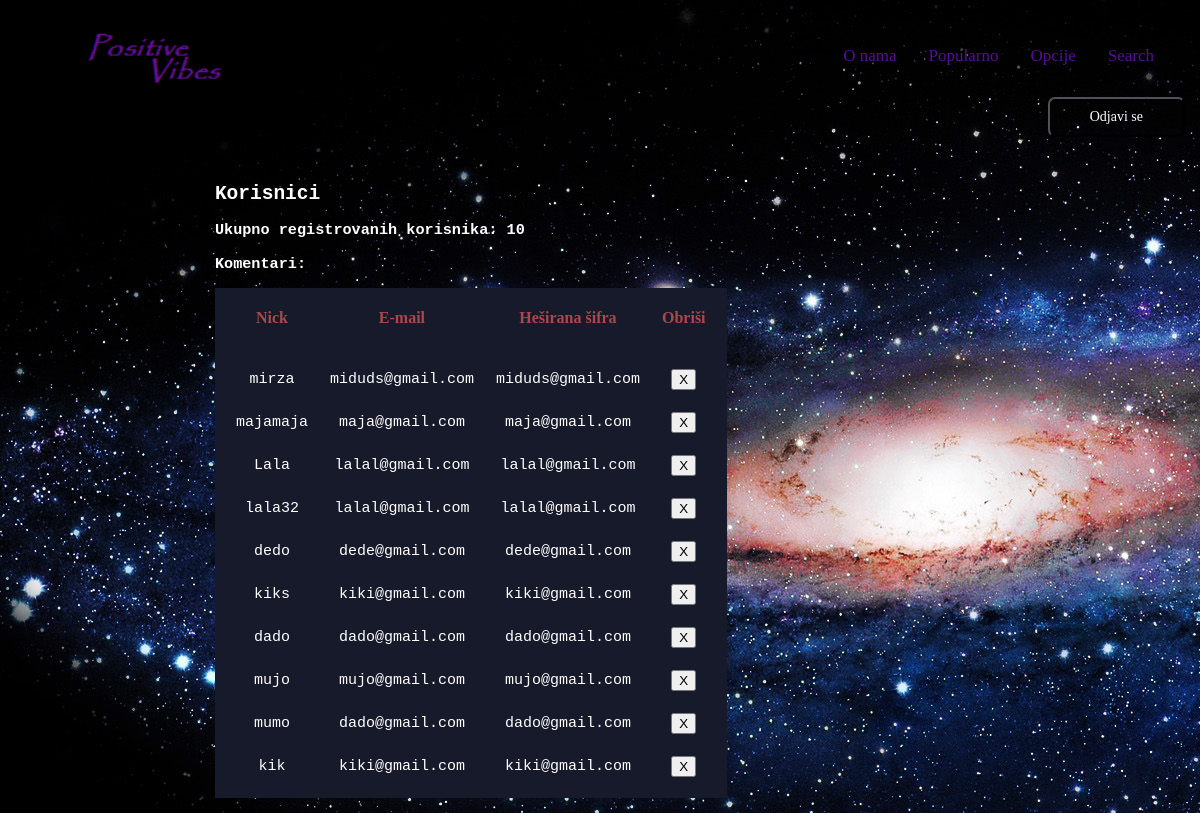
/adminKorisnici.php (signed in), run on the app's committed database.
### tables this page shows
CREATE TABLE `users` (
  `id` int(11) NOT NULL,
  `ime` varchar(20) NOT NULL,
  `email` text NOT NULL,
  `pass` text NOT NULL
);

### adminKorisnici.php (the view, shortened to what this page needs)
<?php
include('header.php');
if(isset($_SESSION['logged_in']) && $_SESSION['logged_in']==true){
	$users=procitajKorisnike();
	$ukupno=count($users);
	if($ukupno!=0){
		print"<div class= 'row'>
		<div id='glavni' class='col-12'>
			<div class='col-2' >
			</div>
			<div class='col-8'>
				<h2 id='tekst'> Korisnici</h3>";
			print "	<h3 id='tekst'>Ukupno registrovanih korisnika: ".(string)$ukupno."</h3>";
						print "<h3 id='tekst'> Komentari:</h3>
						<table id='tabelaKor'>
						<TR>
								<TH>Nick </TH>
								<TH>E-mail </TH>
								<TH>Heširana šifra</TH>
								<TH>Obriši</TH>
						<TR>";
					foreach($users as $user){
						$name = $user->ime;
						$email= $user->email;
						$pass= $user->email;
						$i= $user->id;
						print
						"<form action='adminKorisnici.php' method='POST'>
							<TR>
								<TD>".(string)$name."</TD>
								<TD>".(string)$email."</TD>
								<TD>".(string)$pass."</TD>
								<TD><input type='hidden' name='red' value='".$i."'> <input type='submit' name='brisanje' value='X'></TD>
							</TR>
						</form>";
					}
					print"</table>
					</div>
					<div class='col-2' >
					</div>
					</div>
			</div>
					";
	}
}
include('footer.php');
?>

### header.php (shortened to what this page needs)
<!DOCTYPE html>
<html>
<head>
<link rel="stylesheet" href="css/indexStil.css">
<link rel="stylesheet" href="css/errori.css">
</head>
<body>
	<header>
		<div id="row-1" class="col-12">
			<div id="logo" class="col-3">
				<a href="index.php"><img class="logo" src="img/logo.png" alt="PositiveVibes" ></a>
			</div>
			<div id=menu-wraper>
				<div id="menu" class="col-9">
					<ul id=nav>
						<li><a  href="oNama.php" >O nama</a></li>
						<li><a  href="popularno.php" >Popularno</a></li>
            <?php
              if(isset($_SESSION['logged_in']) && $_SESSION['logged_in']==true){
                  print "<li><a  href='opcijeAdmin.php' > Opcije</a></li>";
              }
            ?>
            <li><a 	href="search.php" >Search</a></li>
					</ul>
				</div>
			</div>
      <?php
      if(isset($_SESSION['logged_in']) && $_SESSION['logged_in']==true || isset($_SESSION['username'])){
          print"
            <form id='dioOdjava' action='login.php' method ='post'>
              <input type='submit' class='btnO' form='dioOdjava' name='odjavi' value='Odjavi se'>
            </form>";
      }
      ?>
		</div>
  <?php
  function procitajKorisnike()
  {
    $veza= new PDO("mysql:dbname=wt4;host=localhost;charset=utf8","ena","ena");
    $veza->exec("set names utf8");
    $rezultat=$veza->query("select id, ime, email, pass from users");
    $users=[];
    foreach ($rezultat as $korisnik) {
      $user = new stdClass;
      $user->id=$korisnik['id'];
      $user->ime=$korisnik['ime'];
      $user->email=$korisnik['email'];
      $user->pass=$korisnik['pass'];
      array_push($users, $user);
    }
    return $users;
}
   ?>
</header>

### footer.php (shortened to what this page needs)
  </body>
</html>

### css/indexStil.css (style rules this page uses)
* { box-sizing: border-box; }
body { color: #fff; font-family: 'Font'; background-image: url("bcg.jpg"); display: block; margin: 0px; margin-top: 0px; margin-right: 0px; margin-bottom: 0px; margin-left: 0px; }
header { background-color:transparent; overflow:auto; }
#row-1 { background-color:transparent; }
#row-1 img { display: inline-block; width: 100%; height: 100%; object-fit:cover; }
#logo { color: #570d9b; text-align: center; display:inline-table; }
#menu { display: inline-block;; margin-top: 1em; margin-bottom: 1em; display: inline-block; }
#menu ul { list-style-type: none; margin: 0; padding: 0; overflow: hidden; background-color:transparent; float:right; }
#menu li { float:left; }
#menu li a { color: #570d9b; text-align: center; padding: 14px 16px; text-decoration: none; transition: 0.3s; font-size: 17px; }
#logo a { text-decoration: none; color: #f2f2f2; }
#logo a img { width:150px; }
#tekst { color: #fff; font-family:monospace;; }
#row-1::after { content: ""; clear: both; display: block; }
.row::after { content: ""; clear: both; display: block; }
[class*="col-"] { float: left; padding: 15px; }
#glavni { background-color: transparent; display: flex; width: 100%; padding: 0px; align-items:center; }
.btnO { display:block; background-color: transparent; outline: none; color: #fff; font-size: 14px; height: auto; font-weight: normal; padding:10px 40px; border-radius:7px; margin-left:auto; margin-right:auto; border-color: #4f5355; text-align:center; font-family:Font; float: right; }
[class*="col-"] { width: 100%; }
@media only screen and (min-width: 858px) { .col-2 { width: 16.66%; } }
@media only screen and (min-width: 858px) { .col-3 { width: 25%; } }
@media only screen and (min-width: 858px) { .col-8 { width: 66.66%; } }
@media only screen and (min-width: 858px) { .col-9 { width: 75%; } }
@media only screen and (min-width: 858px) { .col-12 { width: 100%; } }
#tabelaKor { display: table; border-collapse: separate; border-spacing: 20px; text-align: center; border-color: grey; background-color: #171a2a; }
#tabelaKor th { color: #aa484b; }
#tabelaKor td { font-family: monospace; font-size: 15px; }

### data on the page
users: ime "mirza", email "miduds@gmail.com"
users: ime "majamaja", email "maja@gmail.com"
users: ime "Lala", email "lalal@gmail.com"
users: ime "lala32", email "lalal@gmail.com"
users: ime "dedo", email "dede@gmail.com"
users: ime "kiks", email "kiki@gmail.com"
users: ime "dado", email "dado@gmail.com"
users: ime "mujo", email "mujo@gmail.com"
users: ime "mumo", email "dado@gmail.com"
users: ime "kik", email "kiki@gmail.com"

### other printed values
$ukupno "10"
